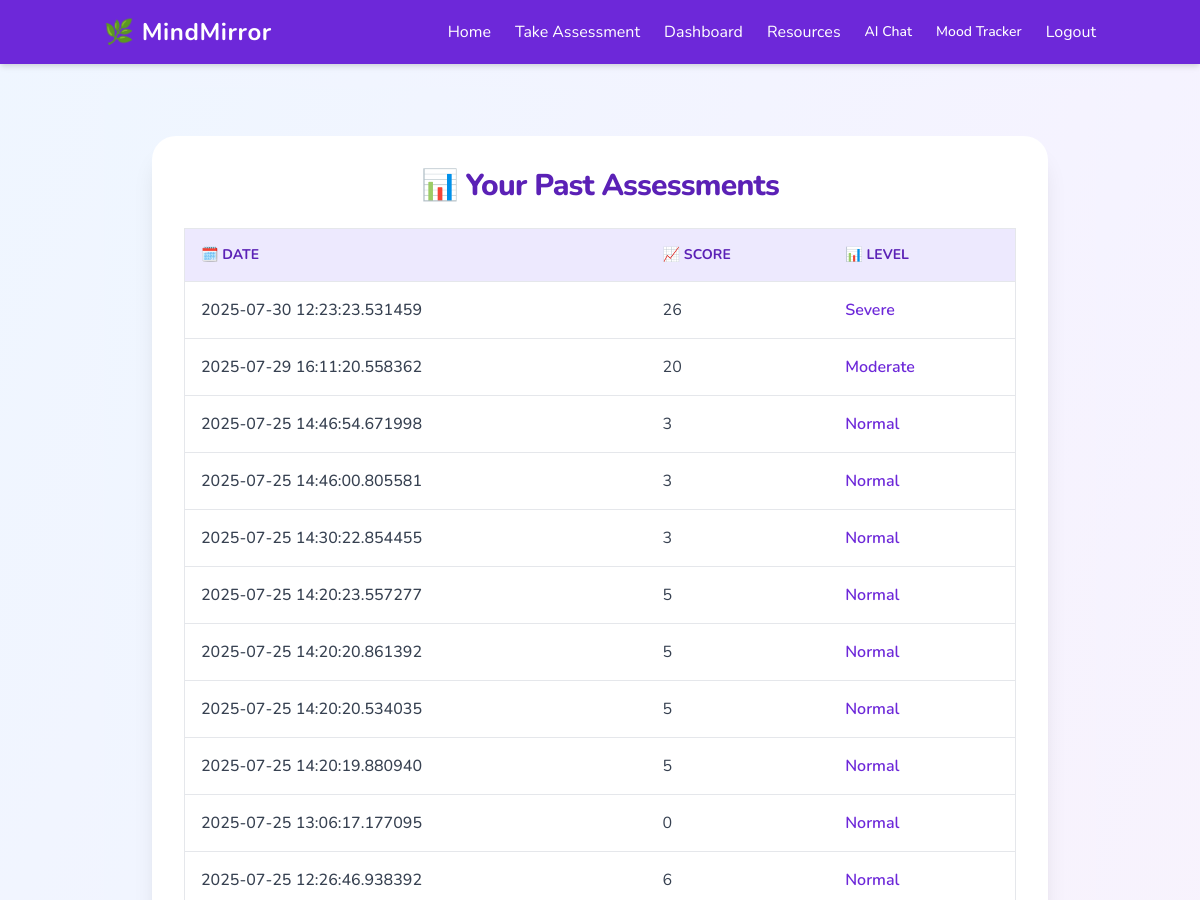
The page /dashboard (signed in, upper part) on the database as committed earlier.
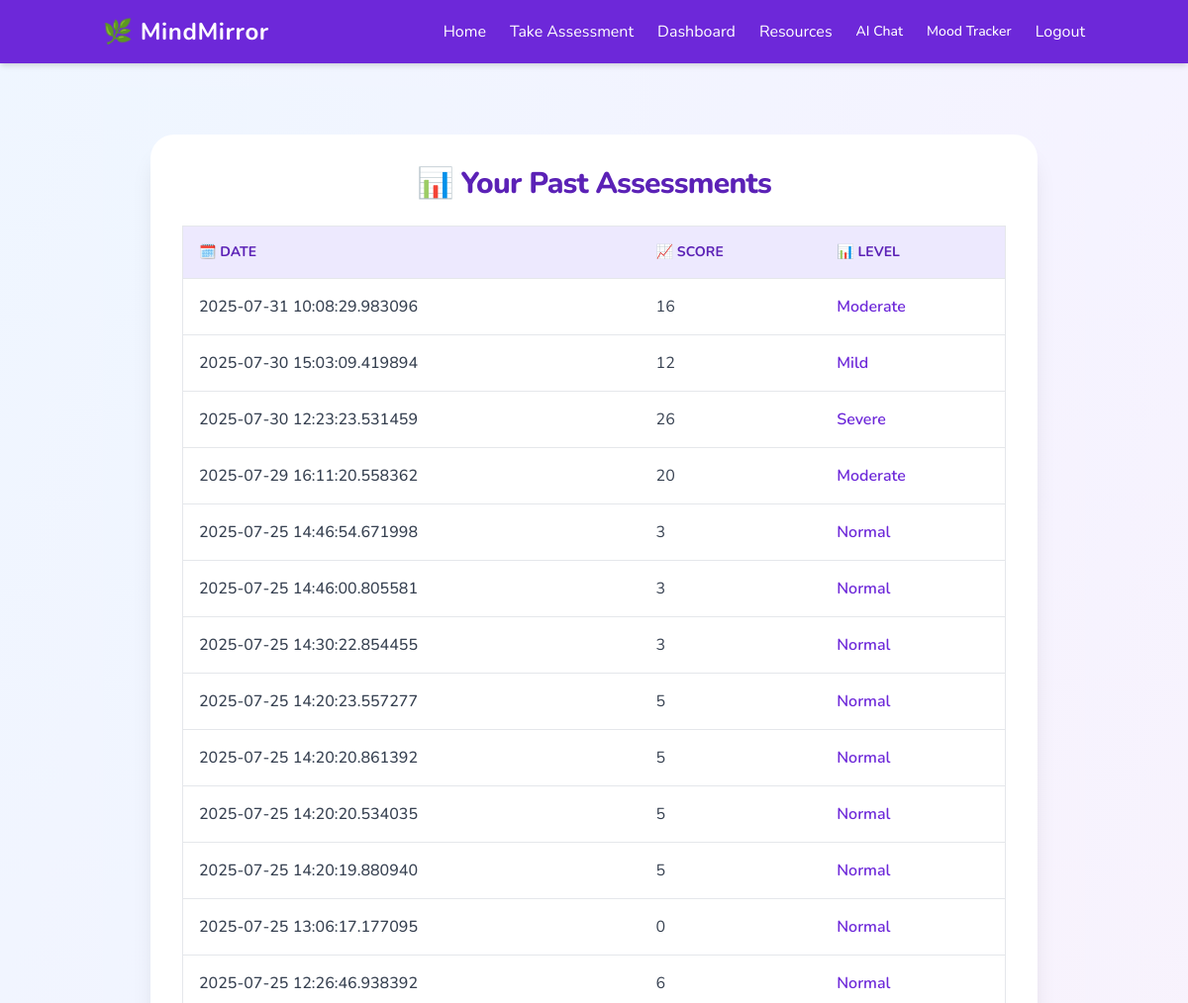
The same page on the database as committed later.
### tables this page shows
CREATE TABLE assessments (
                id INTEGER PRIMARY KEY AUTOINCREMENT,
                user_id INTEGER,
                answers TEXT,
                score INTEGER,
                level TEXT,
                created_at TIMESTAMP
            , ai_analysis TEXT);

### app.py (the view)
@app.route('/dashboard')
def dashboard():
    if 'user_id' not in session:
        return redirect(url_for('login'))
    with sqlite3.connect('mindmirror.db') as conn:
        c = conn.cursor()
        c.execute("SELECT id, score, level, created_at FROM assessments WHERE user_id = ? ORDER BY created_at DESC", (session['user_id'],))
        assessments = c.fetchall()
    return render_template('dashboard.html', assessments=assessments)

### templates/dashboard.html (shortened to what this page needs)
{% extends "base.html" %}
{% block content %}
<div class="min-h-screen bg-gradient-to-br from-blue-50 via-purple-50 to-pink-50 py-12 px-4">
  <div class="max-w-4xl mx-auto bg-white rounded-3xl shadow-xl p-8">
    <h1 class="text-3xl font-extrabold text-center text-purple-800 mb-6 tracking-tight">
      📊 Your Past Assessments
    </h1>
    {% if assessments %}
    <div class="overflow-x-auto">
      <table class="w-full text-left border border-gray-200 rounded-xl shadow-sm">
        <thead class="bg-purple-100 text-purple-800 text-sm uppercase">
          <tr>
            <th class="p-4">🗓️ Date</th>
            <th class="p-4">📈 Score</th>
            <th class="p-4">📊 Level</th>
          </tr>
        </thead>
        <tbody class="bg-white text-gray-700">
          {% for assess in assessments %}
          <tr class="border-t border-gray-200 hover:bg-purple-50 transition">
            <td class="p-4 font-medium">{{ assess[3] }}</td>
            <td class="p-4">{{ assess[1] }}</td>
            <td class="p-4 font-semibold text-purple-700">{{ assess[2] }}</td>
          </tr>
          {% endfor %}
        </tbody>
      </table>
    </div>
    {% endif %}
  </div>
</div>
{% endblock %}

Rows that differ between the two databases and show on the page:
added assessments: created_at "2025-07-31 10:08:29.983096", score "16", level "Moderate"
added assessments: created_at "2025-07-30 15:03:09.419894", score "12", level "Mild"
